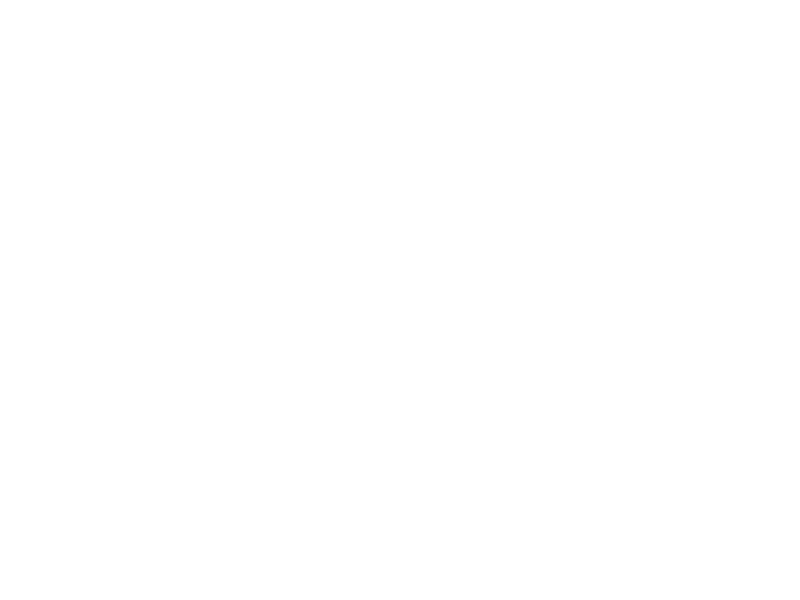
Frame 1 (no input)
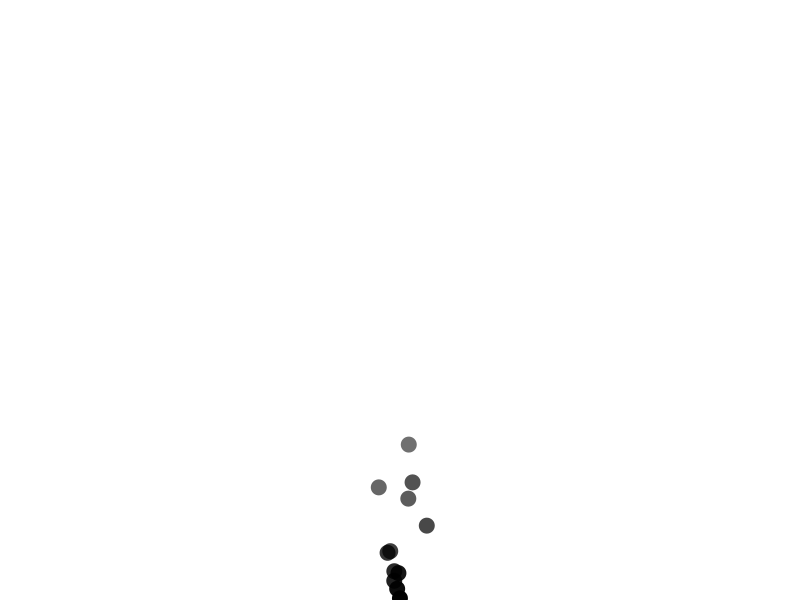
Frame 60 (the mouse pressed at the canvas centre just before this capture)
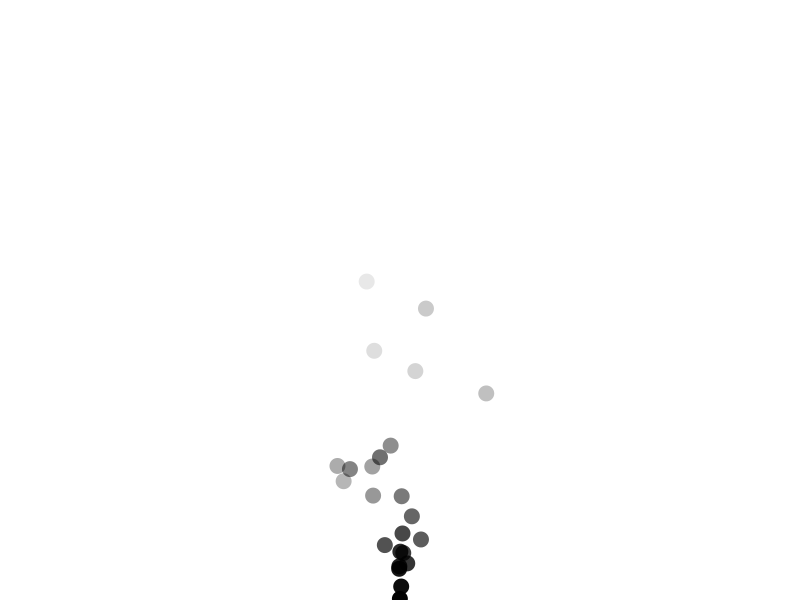
Frame 120 (the mouse held since frame 60 and released just before this capture)

The Processing sketch that drew these frames (run headless with seeded random() and noise(); from frame 60 on, the mouse is pressed at the canvas centre):

// Processing sketch: Humo
// ── Humo.pde
ArrayList<Particle> particles;
PVector emisor;

void setup() {
  size(800, 600);
  particles = new ArrayList<Particle>();
  emisor = new PVector(width/2, height);
}

void draw() {
  background(255);
  
  if (frameCount % 5 == 0) {
    emisorParticulas();
  }
  
  for (int i = particles.size()-1; i >= 0; i--) {
    Particle p = particles.get(i);
    p.update();
    p.display();
    if (p.isDead()) {
      particles.remove(i);
    }
  }
}

void emisorParticulas() {
  Particle p = new Particle(emisor.x, emisor.y);
  particles.add(p);
}

// ── Particle.pde
class Particle {
  PVector _s;
  PVector _v;
  float lifespan;
  
  Particle(float x, float y) {
    _s = new PVector(x, y);
    _v = new PVector(random(-0.5, 0.5), random(-3, -1));
    lifespan = 255;
  }
  
  void update() {
    _v.add(new PVector(random(-0.1, 0.1), random(-0.1, 0.1)));
    _s.add(_v);
    lifespan -= 2;
  }
  
  void display() {
    noStroke();
    fill(0, lifespan);
    ellipse(_s.x, _s.y, 16, 16);
  }
  
  boolean isDead() {
    return lifespan < 0;
  }
}
